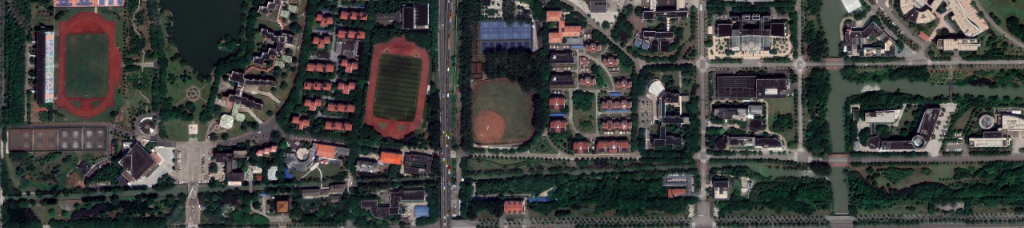
#> input picture splits1/image0/image0_0_0.png, 1024 x 228 px, given in place of 1.png, which was not available; the run also reads 1 picture not shown here
$ python find_the_pos.py
#> lines starting #> are read from the running program, lines starting #| are printed output that depends on the picture; after the words box and inside, x2 and y2 are one past the last pixel; in counts of white or black regions, pixels touching at a corner belong together; pictures that were not available may be replaced by others from this repository, and a replacement may not be noted
import cv2
import numpy as np

def detect_and_draw_white_building(source_image_path, target_image_path):
    # 读取源图像和目标图像
    source_image = cv2.imread(source_image_path)
    target_image = cv2.imread(target_image_path)
#> target_image is the input picture: shape (228, 1024, 3); mean B, G, R 61.1, 63.5, 62.4

    if source_image is None or target_image is None:
        print("Error: Unable to open one of the image files.")
        return

    # 转换为灰度图像
    gray_source_image = cv2.cvtColor(source_image, cv2.COLOR_BGR2GRAY)
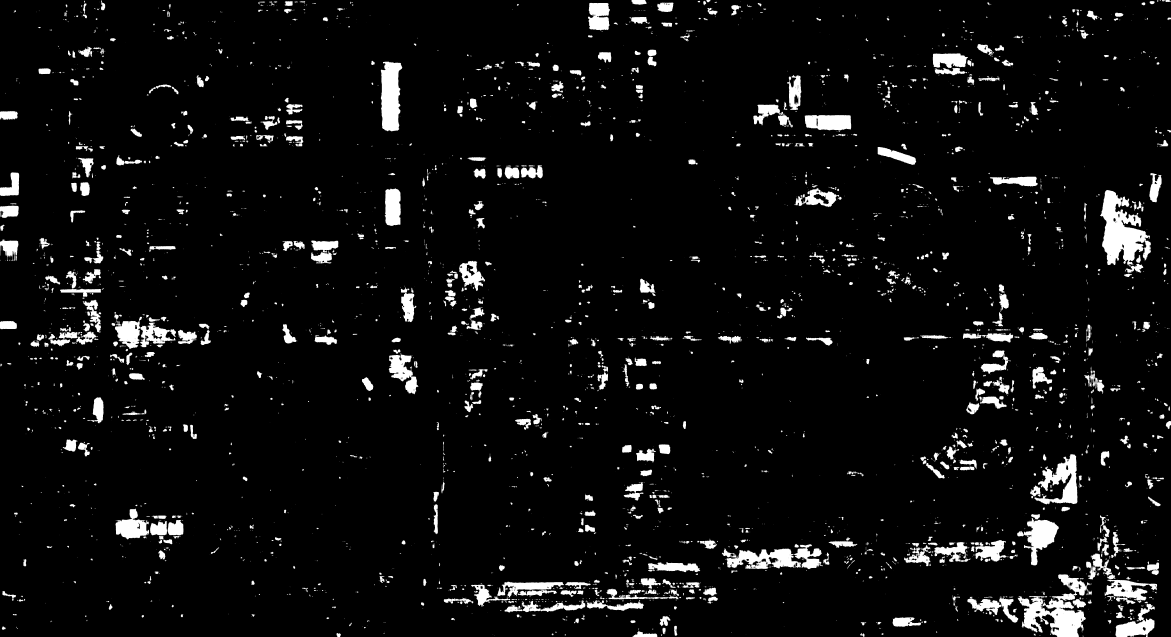
#> gray_source_image: shape (4454, 8192) (shown at 1/7 size); min 0, max 255, mean 14.7

    # 使用阈值处理提取白色区域
    _, white_mask = cv2.threshold(gray_source_image, 200, 255, cv2.THRESH_BINARY)
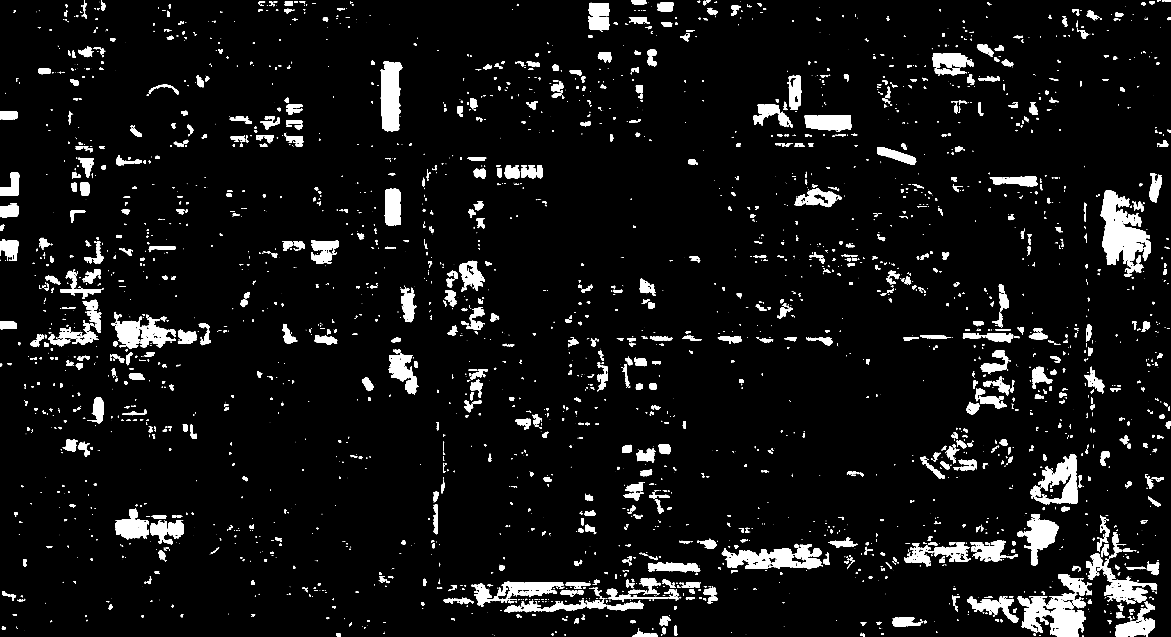
#> white_mask: shape (4454, 8192) (shown at 1/7 size); 5.8% white; 3691 white regions (1224 under 20 px), largest, box (x1, y1, x2, y2) and area: (7701, 1330, 8056, 1856) 98495, (7125, 4021, 7608, 4454) 91677, (2666, 431, 2816, 919) 57296

    # 形态学操作：膨胀和腐蚀
    kernel = np.ones((12, 12), np.uint8)
    dilated_mask = cv2.dilate(white_mask, kernel, iterations=2)
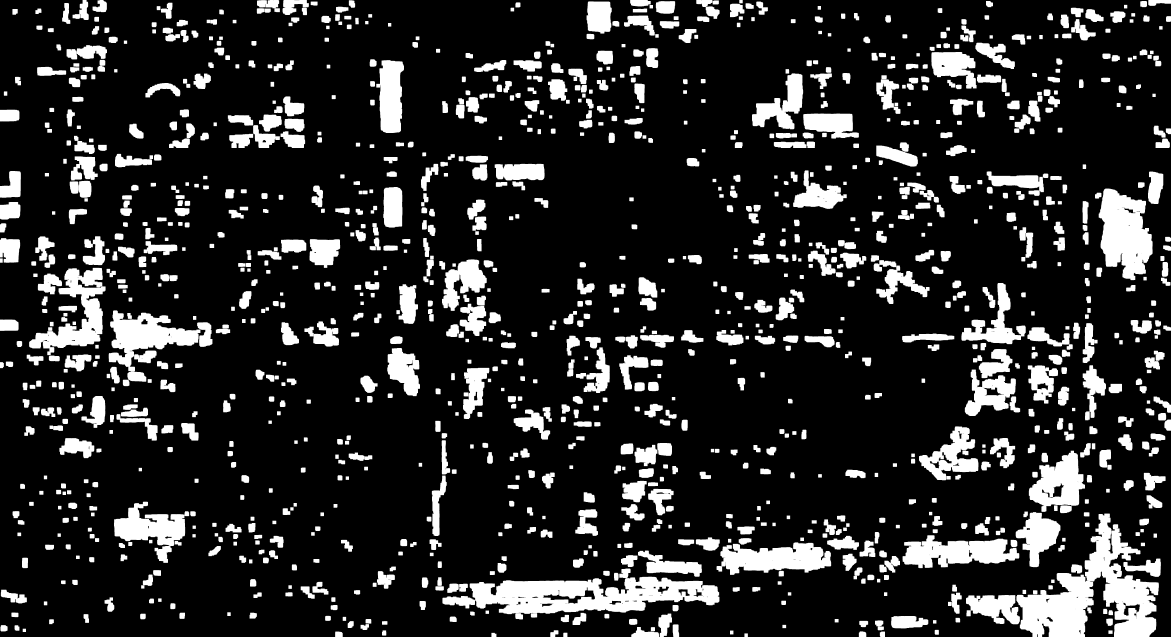
#> dilated_mask: shape (4454, 8192) (shown at 1/7 size); 16.5% white; 1299 white regions, largest, box (x1, y1, x2, y2) and area: (7115, 3595, 8112, 4454) 358758, (3288, 4037, 5036, 4299) 291384, (7691, 1320, 8068, 1961) 164927
    eroded_mask = cv2.erode(dilated_mask, kernel, iterations=2)
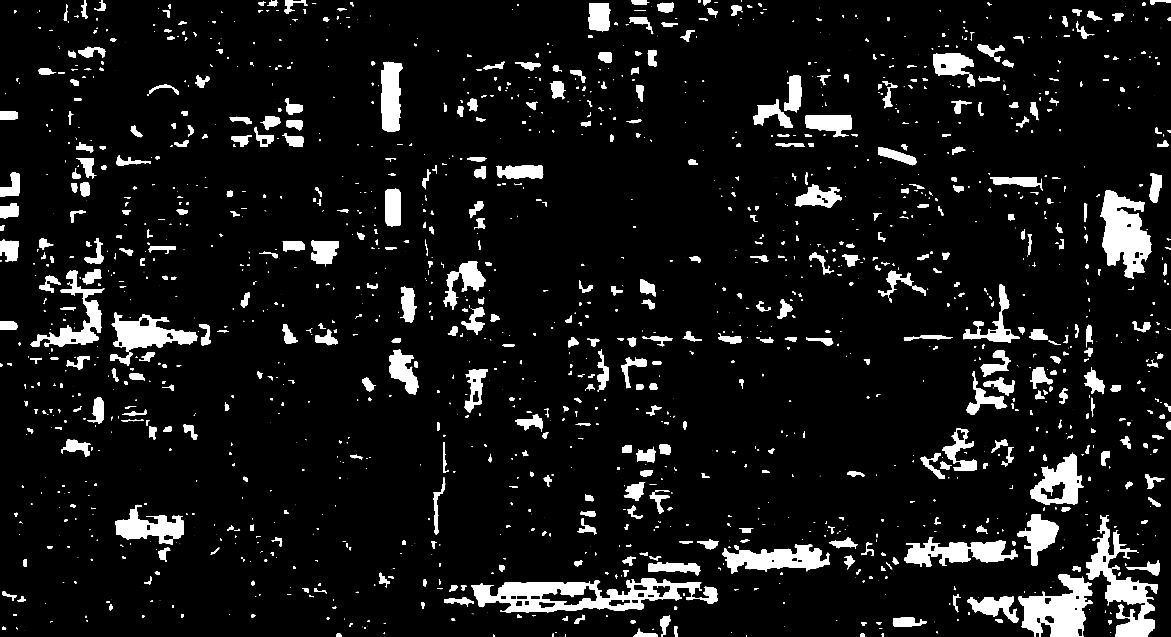
#> eroded_mask: shape (4454, 8192) (shown at 1/7 size); 7.3% white; 1655 white regions (418 under 20 px)

    # 查找轮廓
    contours, _ = cv2.findContours(eroded_mask, cv2.RETR_EXTERNAL, cv2.CHAIN_APPROX_SIMPLE)
#> contours = 1655 contours, 521 with area under 20; largest, box (x1, y1, x2, y2) and area: (3300, 4049, 5026, 4289) 232352, (7703, 1332, 8058, 1951) 129890, (7127, 4023, 7646, 4454) 127590, (7605, 3607, 8102, 4454) 122703, (5055, 3809, 5808, 4014) 81862

    # 定义面积阈值
    area_threshold = 3000  # 根据需要调整

    for contour in contours:
        area = cv2.contourArea(contour)
        if area > area_threshold:
            x, y, w, h = cv2.boundingRect(contour)
            cv2.rectangle(target_image, (x, y), (x + w, y + h), (0, 255, 0), 10)  # 红色矩形框
#> this loop made 1655 passes
#> (area, x, y, w, h) on passes 16, 40, 46, 76, 78, 114, 121, 145, 149, 179, 194, 215: (3012, 4432, 4401, 171, 53), (10213.5, 6250, 4324, 238, 65), (4786, 4620, 4307, 74, 134), (5262, 3109, 4184, 206, 65), (29909, 6774, 4177, 355, 183), (232352.5, 3300, 4049, 1726, 240), (127590.5, 7127, 4023, 519, 431), (18603, 4537, 3938, 366, 89), (6943, 7887, 3922, 229, 106), (3201, 1108, 3834, 84, 96), (81861.5, 5055, 3809, 753, 205), (5025, 4883, 3774, 145, 71)
#> area on passes 2 to 7: 59.5, 66.5, 66, 176, 177, 506

    # [5 lines of commented-out code are left out]

    cv2.imwrite('find.png',target_image)

# 示例调用函数
detect_and_draw_white_building('/data/yazhou/.some/open-cd/outputs/stitched_vis_result.png', '/data/yazhou/.some/open-cd/mydata/original/1.png')
